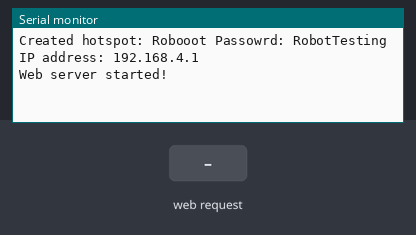
Bench run of a sketch on a simulated ESP8266 (NodeMCU). On the bench: the last lines printed to the serial monitor. The inputs (shaded band) are chosen by the test bench.

Above: at 2.2 s.
2.3 s: HTTP request GET / received
At 3.2 s:
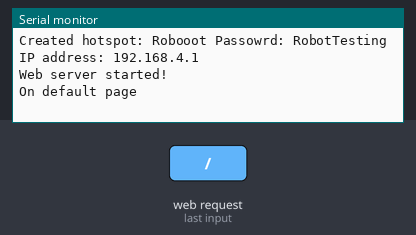
3.8 s: HTTP request GET /StateF received
At 4.3 s:
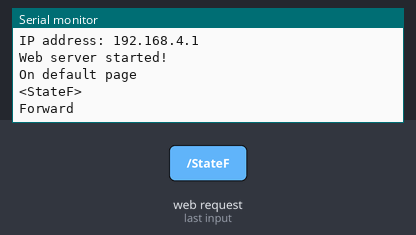
5.3 s: HTTP request GET /StateR received
At 6.5 s:
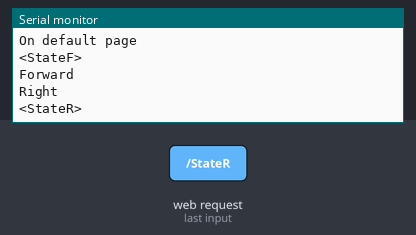
6.8 s: HTTP request GET /StateL received
At 7.8 s:
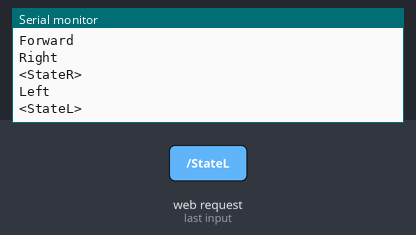
8.3 s: HTTP request GET /StateB received
At 9.0 s:
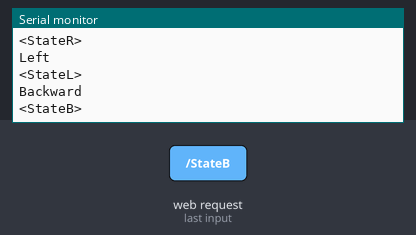
9.8 s: HTTP request GET /StateS received
At 10.1 s:
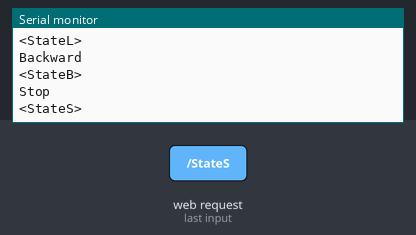

The sketch:

NODEMCU.ino
```cpp
#include <ESP8266WiFi.h>
#include <WiFiClient.h>
#include <ESP8266WebServer.h>

// Replace with your network credentials
const char* ssid = "Robooot";
const char* password = "RobotTesting";

ESP8266WebServer server(80);   //instantiate server at port 80 (http port)

String page = "";

void setup(void) {
  //the HTML of the web page
  page = "<h1>Robot control</h1><p><a href=\"StateL\"><button>Left</button></a>&nbsp;<a href=\"StateF\"><button>Fwd</button></a>&nbsp<a href=\"StateR\"><button>Right</button></a></p><p>&nbsp&nbsp&nbsp&nbsp<a href=\"StateB\"><button>Backward</button></a></p>";


  delay(1000);
  Serial.begin(9600);
  WiFi.softAP(ssid, password); //begin WiFi access point
  Serial.println("");

 /* while (WiFi.status() != WL_CONNECTED) { // Wait for connection
    delay(500);
    Serial.print(".");
  }*/
  Serial.println("");
  Serial.print("Created hotspot: ");
  Serial.print(ssid);
  Serial.print(" Passowrd: ");
  Serial.println(password);
  Serial.print("IP address: ");
  Serial.println(WiFi.softAPIP());

  server.on("/", []() {
    server.send(200, "text/html", page);
    Serial.println("On default page");
  });
  server.on("/StateF", []() {
    server.send(200, "text/html", page);
    Serial.println("<StateF>");
    Serial.println("Forward");
  });
  server.on("/StateR", []() {
    server.send(200, "text/html", page);
    Serial.println("Right");
    Serial.println("<StateR>");
  });
  server.on("/StateL", []() {
    server.send(200, "text/html", page);
    Serial.println("Left");
    Serial.println("<StateL>");
  });
  server.on("/StateB", []() {
    server.send(200, "text/html", page);
    Serial.println("Backward");
    Serial.println("<StateB>");
  });
  server.on("/StateS", []() {
    server.send(200, "text/html", page);
    Serial.println("Stop");
    Serial.println("<StateS>");
  });

  server.begin();
  Serial.println("Web server started!");
}

void loop(void) {
  server.handleClient();

}
```

Measured:
- after the input at 2.3 s, the serial monitor: prints a new line at once (image 1)
- after the input at 3.8 s, the serial monitor: prints a new line at once (image 2)
- after the input at 5.3 s, the serial monitor: prints a new line at once (image 3)
- after the input at 6.8 s, the serial monitor: prints a new line at once (image 4)
- after the input at 8.3 s, the serial monitor: prints a new line at once (image 5)
- after the input at 9.8 s, the serial monitor: prints a new line at once (image 6)
